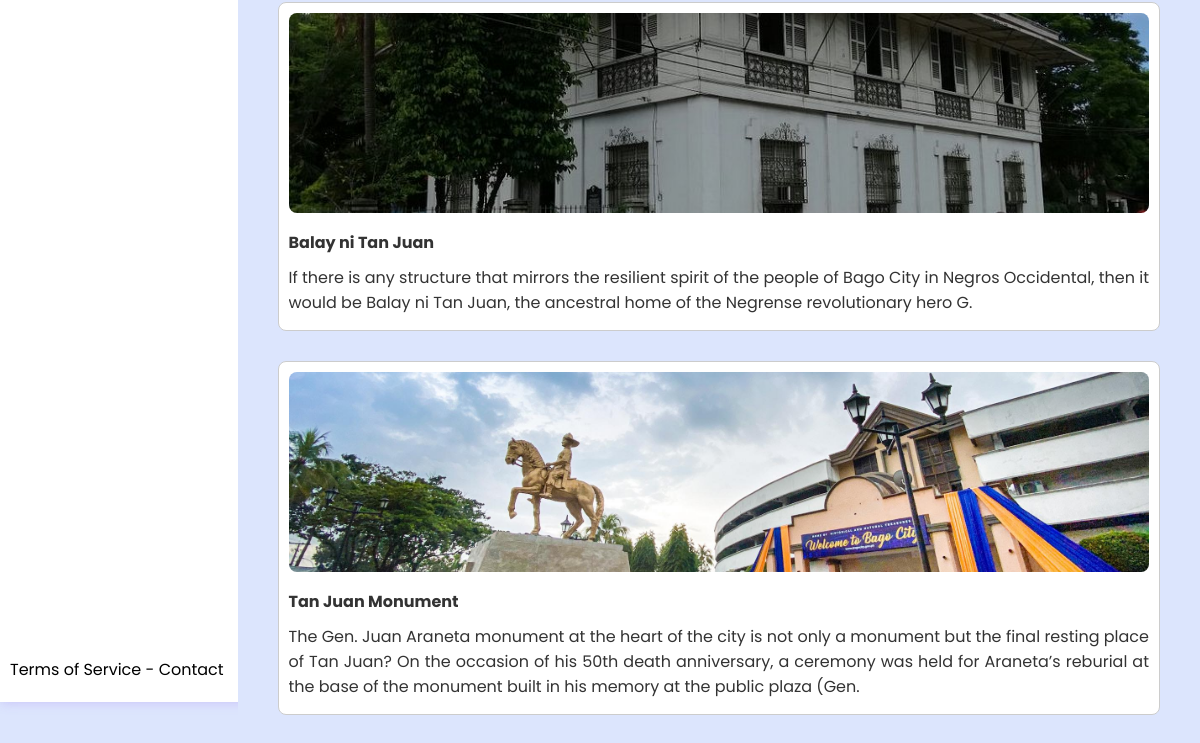
Before: /search.php (lower part) with the older database file.
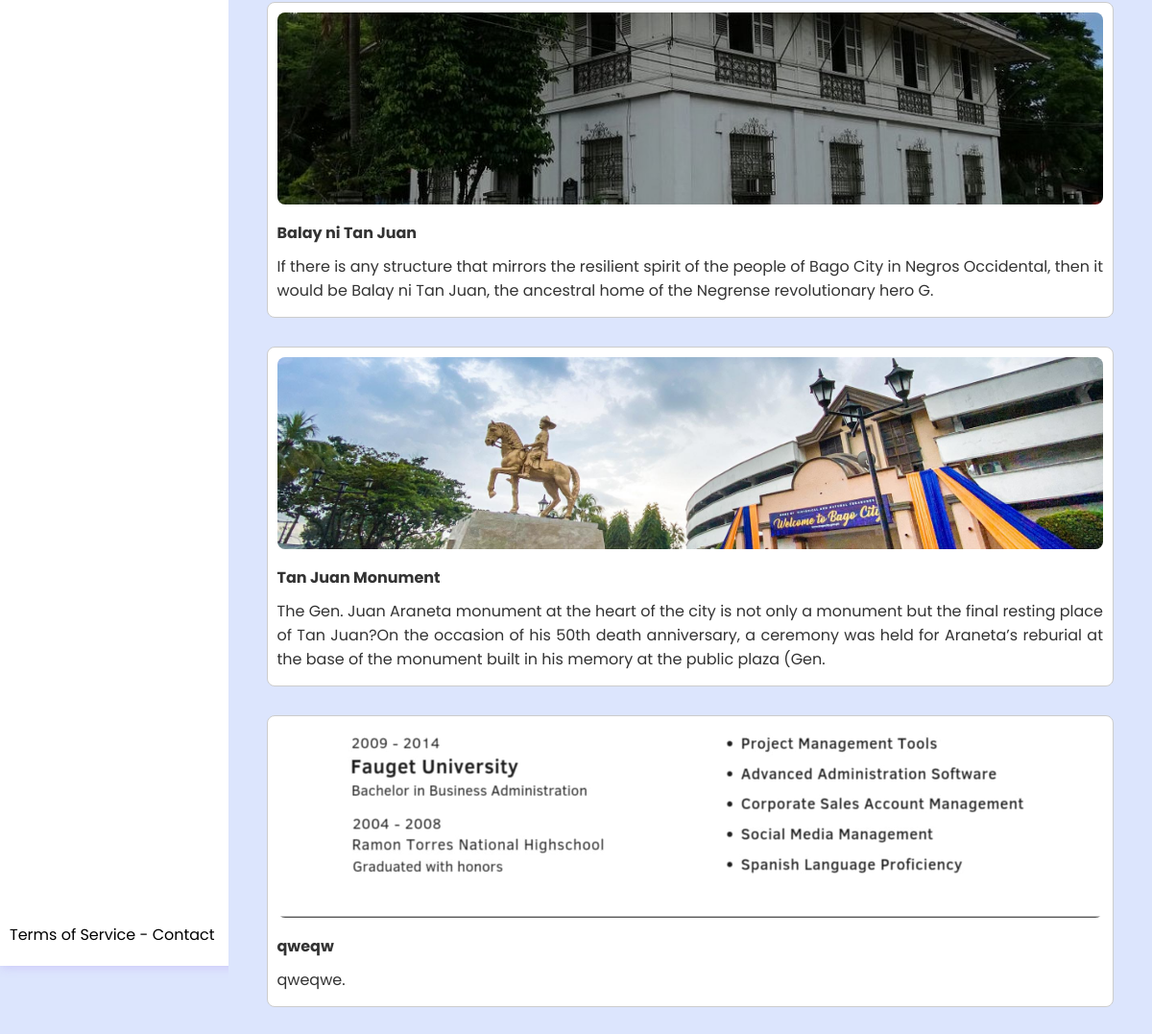
After: the same page with the newer database file.
### tables this page shows
CREATE TABLE `tours` (
  `id` int(50) NOT NULL,
  `user_id` int(50) NOT NULL,
  `img` varchar(255) NOT NULL,
  `title` varchar(200) NOT NULL,
  `address` varchar(200) NOT NULL,
  `latitude` varchar(50) NOT NULL,
  `longitude` varchar(50) NOT NULL,
  `type` varchar(50) NOT NULL,
  `description` varchar(1000) NOT NULL,
  `status` varchar(50) NOT NULL COMMENT ' 0 = Pending, 1 = Active, 2 = Cancelled, 3 = Inactive.',
  `bookable` tinyint(1) NOT NULL,
  `date_created` datetime NOT NULL DEFAULT current_timestamp(),
  `expiry` date DEFAULT NULL
);

### include/db_conn.php (called while the page is built, shortened)
<?php
$salt = "ATON_ATON_LANG_NI!";

### search.php (the view, shortened to what this page needs)
<?php
require 'include/db_conn.php';
$stmt = $conn->prepare("SELECT * FROM tours WHERE title LIKE :searchTerm");
$searchTerm = "%" . $_GET['q'] . "%";
$stmt->bindParam(':searchTerm', $searchTerm, PDO::PARAM_STR);
$stmt->execute();
$tours = $stmt->fetchAll(PDO::FETCH_ASSOC);
?>
<!DOCTYPE html>
<html lang="en">
<head>
    <link rel="stylesheet" href="user.css">
    <link rel="stylesheet" href="assets/css/login.css">
</head>
<body>
    <?php include 'nav/topnav.php'; ?>
    <div class="main-container">
        <?php include 'nav/sidenav.php'; ?>
        <div class="main">
            <div id="tour-container" class="list-view">
                <?php foreach ($tours as $tour):
                    $tour_images = explode(',', $tour['img']);
                    $main_image = $tour_images[0]; ?>
                    <div class="tour-item">
                        <a href='tour?id=<?php echo base64_encode($tour['id'] . $salt); ?>' class='card'>
                            <img src='upload/Tour Images/<?php echo $main_image; ?>'
                                alt='<?php echo htmlspecialchars($tour['title']); ?>'>
                            <h3><?php echo htmlspecialchars($tour['title']); ?></h3>
                            <p>
                                <?php
                                $description = htmlspecialchars($tour['description']);
                                $sentences = explode('.', $description);
                                $preview = implode('.', array_slice($sentences, 0, 2)) . '.';
                                echo $preview;
                                ?>
                            </p>
                        </a>
                    </div>
                <?php endforeach; ?>
            </div>
        </div>
    </div>
</body>
</html>

Changed rows visible on the page:
changed tours "Tan Juan Monument": description "…resting place of Tan Juan? On the occasion of his…" → "…resting place of Tan Juan?On the occasion of his…"
added tours: img (picture), title "qweqw", description "qweqwe."
